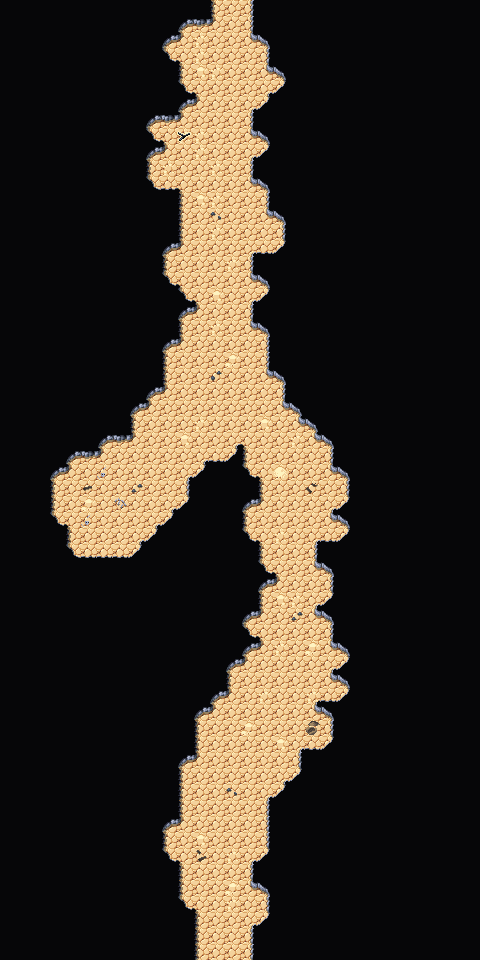

This game map was drawn from its Tiled (.tmx) file and the tilesets committed beside it. A one-line description and the trimmed map source follow:
An orthogonal 30x60 tile map with 16x16 px tiles, 3 tile layers (Background, Walls, Clutter), 2 tilesets and 12 objects.

<map version="1.10" tiledversion="1.10.1" orientation="orthogonal" renderorder="right-down" width="30" height="60" tilewidth="16" tileheight="16" infinite="0" nextlayerid="6" nextobjectid="79">
 <editorsettings>
  <export target="wastetown..tmx" format="tmx" />
 </editorsettings>
 <tileset firstgid="1" source="../../../../../common/maps/tileset/main.tsx" />
 <tileset firstgid="10113" source="../../../../../common/maps/tileset/buildings.tsx" />
 <layer id="1" name="Background" width="30" height="60">
  <data>[1800 cells, 1800 non-empty, 1 distinct tile ids]</data>
 </layer>
 <layer id="2" name="Walls" width="30" height="60">
  <data>[1800 cells, 1571 non-empty, 22 distinct tile ids]</data>
 </layer>
 <layer id="3" name="Clutter" width="30" height="60">
  <properties>
   <property name="spriteLayer" type="bool" value="true" />
  </properties>
  <data>[1800 cells, 42 non-empty, 14 distinct tile ids]</data>
 </layer>
 <objectgroup id="4" name="Objects">
  <object id="66" template="../../../../../common/maps/obj/door_up.tx" x="216" y="958">
   <properties>
    <property name="teleport" value="../Shandalar Old Border/maps/map/cave/cave_multilevel_3/cave_21.tmx" />
    <property name="teleportObjectId" value="65" />
   </properties>
  </object>
  <object id="67" template="../../../../../common/maps/obj/door_down.tx" x="223.333" y="17.3333">
   <properties>
    <property name="teleport" value="../Shandalar Old Border/maps/map/cave/cave_multilevel_3/cave_21C.tmx" />
    <property name="teleportObjectId" value="66" />
   </properties>
  </object>
  <object id="68" template="../../../../../common/maps/obj/enemy.tx" x="82.0833" y="509.5">
   <properties>
    <property name="enemy" value="Mimic" />
   </properties>
  </object>
  <object id="69" template="../../../../../common/maps/obj/manashards.tx" x="118" y="530" />
  <object id="70" template="../../../../../common/maps/obj/manashards.tx" x="105.333" y="472.667" />
  <object id="71" template="../../../../../common/maps/obj/enemy.tx" x="222" y="39.3333">
   <properties>
    <property name="enemy" value="Evil Wall" />
   </properties>
  </object>
  <object id="72" template="../../../../../common/maps/obj/enemy.tx" x="230.667" y="398.667">
   <properties>
    <property name="enemy" value="Gorgon" />
    <property name="threatRange" type="int" value="50" />
    <property name="waypoints" value="73,74,73,76" />
   </properties>
  </object>
  <object id="73" template="../../../../../common/maps/obj/waypoint.tx" x="206" y="346.667" />
  <object id="74" template="../../../../../common/maps/obj/waypoint.tx" x="208" y="92.6667" />
  <object id="75" template="../../../../../common/maps/obj/waypoint.tx" x="252.667" y="435.333" />
  <object id="76" template="../../../../../common/maps/obj/waypoint.tx" x="294.667" y="522.667" />
  <object id="77" template="../../../../../common/maps/obj/waypoint.tx" x="272.667" y="754.667" />
 </objectgroup>
</map>
